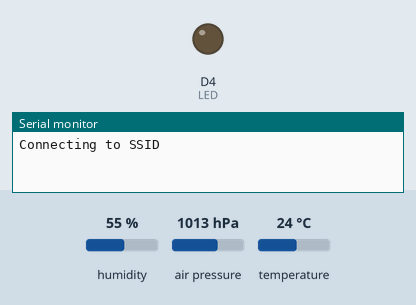
Bench run of a sketch on a simulated ESP8266 (NodeMCU). Parts: output pins drawn as LEDs (lit = HIGH), the last lines printed to the serial monitor. The inputs (shaded band) are chosen by the test bench; at power-on: humidity 55 %, air pressure 1013 hPa, temperature 24 °C. WiFi joins after 1.5 s; servers stay silent unless stated; uploads are accepted with an empty reply. At 2.2 s the program puts the board to deep sleep or switches it off; the recording ends there.

Above: at 0.1 s.
At 0.8 s:
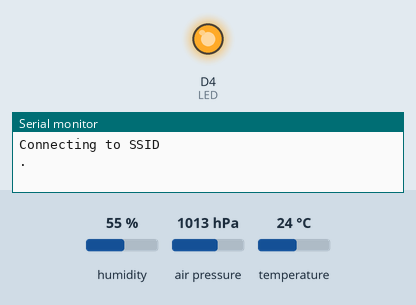
Timing chart, 0 to 2.2 s (numbered marks = the images above):
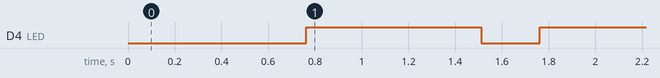

The sketch:

weather_station.ino
```cpp
#include <Seeed_BME280.h>
#include <ESP8266WiFi.h>
#include <WiFiClient.h>
#include <ESP8266HTTPClient.h>
#include <Wire.h>

#define LED D4
#define SEALEVELPRESSURE_HPA (1013.25)

char ssid[] = "SSID";
char password[] = "PASSWORD";
String host = "/api/sendweather.php?t=";

int retryCount = 0;
float temperature, humidity, pressure, altitude;
BME280 bme;

HTTPClient http;

void setup() {

  Serial.begin(115200);
  delay(10);
  if(!bme.init()){
    Serial.println("Device error!");
  }
  // Connect WiFi
  Serial.println();
  Serial.println();
  Serial.print("Connecting to ");
  Serial.println(ssid);
  WiFi.hostname("Name");
  WiFi.begin(ssid, password);

  Wire.begin();
  Serial.begin(115200);
  pinMode(LED, OUTPUT);

  while (WiFi.status() != WL_CONNECTED) {
    delay(500);
    Serial.print(".");
    retryCount++;

    if (retryCount == 10){
      Serial.print("Connection failed, going to sleep.");
      ESP.deepSleep(1000000 * 60 * 10);
    }
    // Blink LED when connecting to wifi
    digitalWrite(LED, LOW);
    delay(250);
    digitalWrite(LED, HIGH);
    delay(250);
  }
  Serial.println("");
  Serial.println("WiFi connected");

  // Print the IP address
  Serial.print("IP address: ");
  Serial.print(WiFi.localIP());
  Serial.println("");

}

void loop() {

  while (1) {
    digitalWrite(LED, LOW);
    digitalWrite(LED, HIGH);

    Serial.println();
    measure();

    if(WiFi.status()== WL_CONNECTED){
      HTTPClient http;
      http.begin(host+temperature+"&h="+humidity+"&p="+pressure);
      int httpCode = http.GET(); //Send the request
      if (httpCode > 0) {
        String payload = http.getString();
        Serial.println(payload);
      }
      http.end(); //Close connection
    } else {
        Serial.println("Error in WiFi connection");
    }

    Serial.println("Going into deep sleep");
    ESP.deepSleep(1000000 * 60 * 10); //microseconds , 10 minutes
  }
}

void measure(){
  temperature = bme.getTemperature();
  humidity = bme.getHumidity();
  pressure = bme.getPressure() / 100.0F;

  Serial.println(temperature);
  Serial.println(humidity);
  Serial.println(pressure);
}
```
